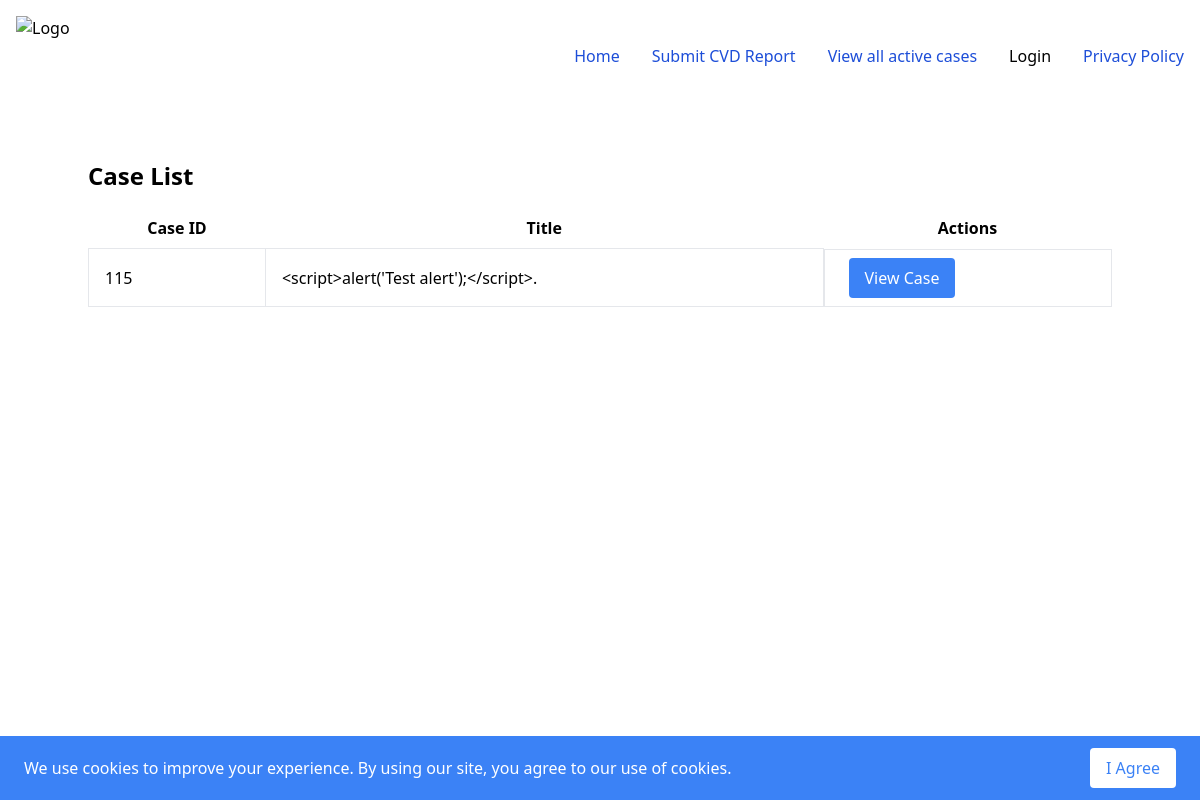
Page /cases/ on the earlier database version.
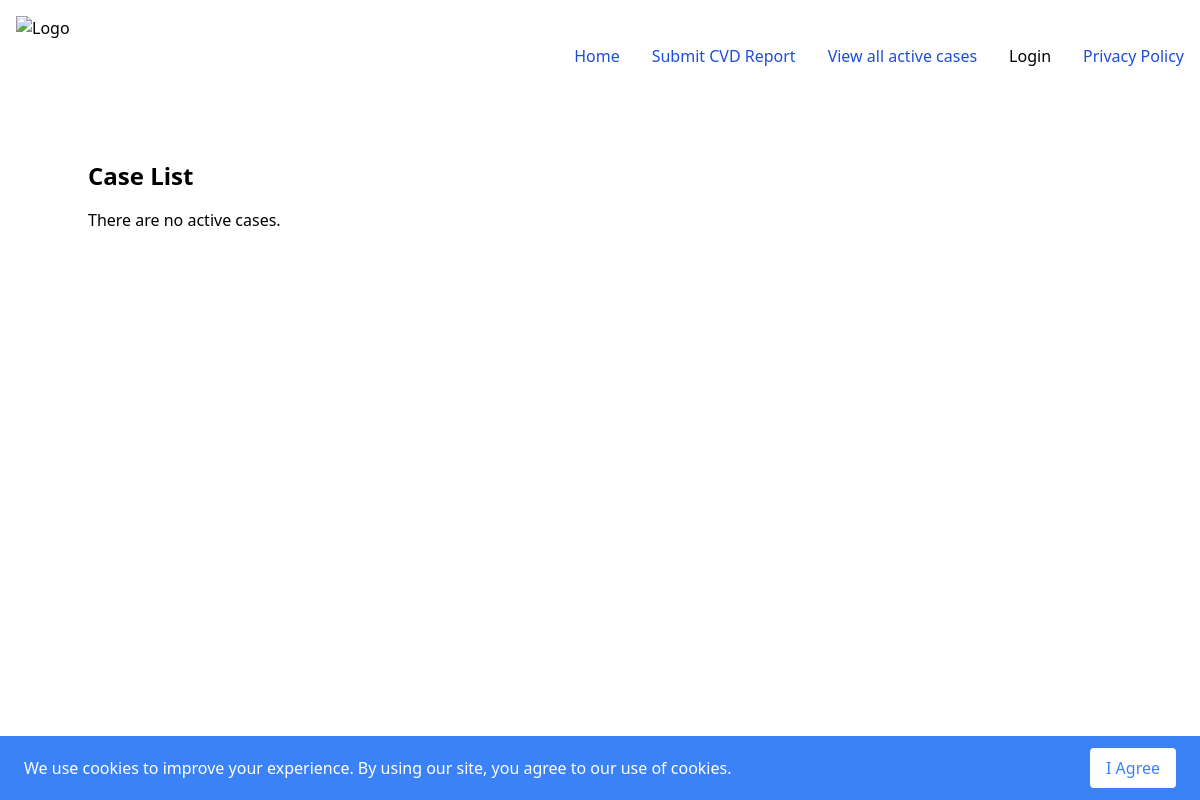
Same page on the later database version.
### cases_service/models.py (models this page shows, shortened)
class Case(models.Model):
    title = models.CharField(max_length=200)
    description = models.TextField()
    user = models.ForeignKey(User, on_delete=models.PROTECT, null=True)

### cases_service/views.py (the view)
# urls.py: path("", views.CaseListView.as_view(), name='case_list'),
class CaseListView(generic.ListView):
    model = Case
    template_name = 'cases_service/case_list.html'
    context_object_name = 'cases'
    def get_queryset(self):
        try:
            return Case.objects.all()
        except Exception as e:
            logger.exception("Error getting queryset in CaseListView: %s", e)
            return None

### cases_service/templates/cases_service/case_list.html (shortened to what this page needs)
{% extends 'base_app/base.html' %} {% block title %}Case List{% endblock %}
{%block content %}
<h1 class="text-2xl font-bold mb-4">Case List</h1>
{% if not cases %}
<p>There are no active cases.</p>
{% else %}
<table class="table-auto w-full">
  <thead>
    <tr>
      <th class="px-4 py-2">Case ID</th>
      <th class="px-4 py-2">Title</th>
      <th class="px-4 py-2">Actions</th>
    </tr>
  </thead>
  <tbody>
    {% for case in cases %}
    <tr>
      <td class="border px-4 py-2">{{ case.id }}</td>
      <td class="border px-4 py-2">{{ case.title }}</td>
      <td class="border px-4 py-2 flex items-center">
        <a
          href="{% url 'cases_service:case_detail' case.id %}"
          class="ml-2 bg-blue-500 text-white py-2 px-4 rounded hover:bg-blue-700"
        >
          View Case
        </a>
      </td>
    </tr>
    {% endfor %}
  </tbody>
</table>
{% endif %} {% endblock %}

Differences in the rows shown:
removed Case: id "115", title "<script>alert('Test alert');</script>."
Other differences:
text no longer shown: "Case ID Title Actions"
text now shown: "There are no active cases."
